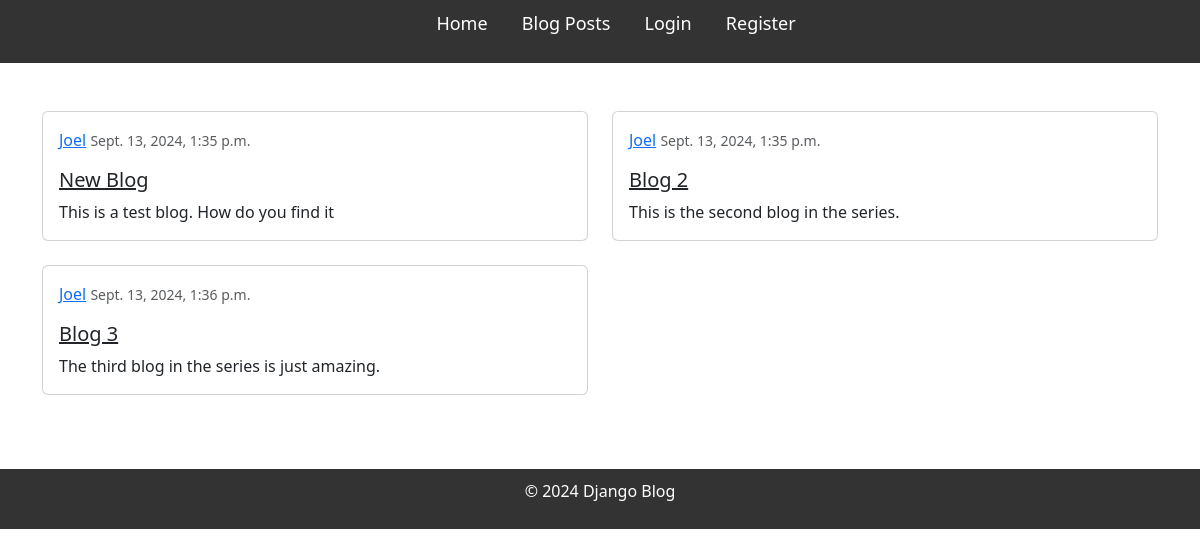
/posts/, run on the app's committed database.
### blog/models.py (models this page shows, shortened)
class Post(models.Model):
    title = models.CharField(max_length=200)
    content = models.TextField()
    published_date = models.DateTimeField(auto_now_add=True)
    author = models.ForeignKey(User, on_delete=models.CASCADE, related_name='posts')

### blog/views.py (the view)
# urls.py: path('posts/', views.posts, name='posts'),
def posts(request):
    context = {
        'posts' : Post.objects.all()
    }
    return render(request, 'blog/posts.html', context)

### blog/templates/blog/posts.html
{% extends 'blog/base.html' %}
{% block content %}
  <div class="container mt-5">
    <div class="row">
      {% for post in posts %}
        <div class="col-md-6 mb-4">
          <article class="card">
            <div class="card-body">
              <div class="d-flex justify-content-between mb-3">
                <div>
                  <a class="text-primary" href="#">{{ post.author }}</a>
                  <small class="text-muted ml-2">{{ post.published_date }}</small>
                </div>
              </div>
              <h5 class="card-title">
                <a class="text-dark" href="#">{{ post.title }}</a>
              </h5>
              <p class="card-text">{{ post.content|truncatewords:30 }}</p>
            </div>
          </article>
        </div>
      {% endfor %}
    </div>
  </div>
{% endblock content %}

### blog/templates/blog/base.html (shortened to what this page needs)
{% load static %}
<!DOCTYPE html>
<html lang="en">
<head>
    <link rel="stylesheet" href="{% static 'css/styles.css' %}">
    <link href="https://cdn.jsdelivr.net/npm/bootstrap@5.3.3/dist/css/bootstrap.min.css" rel="stylesheet">
</head>
<body>
    <header>
        <nav>
            <ul>
                <li><a href="{% url 'home' %}">Home</a></li>
                <li><a href="{% url 'posts' %}">Blog Posts</a></li>
                <li><a href="{% url 'login' %}">Login</a></li>
                <li><a href="{% url 'register' %}">Register</a></li>
            </ul>
        </nav>
    </header>
    <div class="content">
        {% block content %}
        {% endblock %}
    </div>
    <footer>
        <p>&copy; 2024 Django Blog</p>
    </footer>
</body>
</html>

### blog/static/css/styles.css (style rules this page uses)
* { margin: 0; padding: 0; box-sizing: border-box; }
body { font-family: Arial, sans-serif; background-color: #f9f9f9; color: #333; }
header { background-color: #333; padding: 10px; text-align: center; }
header nav ul { list-style-type: none; }
header nav ul li { display: inline; margin: 0 15px; }
header nav ul li a { color: white; text-decoration: none; font-size: 18px; }
.content { margin: 20px; }
footer { text-align: center; margin-top: 50px; padding: 10px; background-color: #333; color: white; }

### data on the page
Post: author "Joel", published_date "Sept. 13, 2024, 1:35 p.m.", title "New Blog", content "This is a test blog. How do you find it"
Post: author "Joel", published_date "Sept. 13, 2024, 1:35 p.m.", title "Blog 2", content "This is the second blog in the series."
Post: author "Joel", published_date "Sept. 13, 2024, 1:36 p.m.", title "Blog 3", content "The third blog in the series is just amazing."
